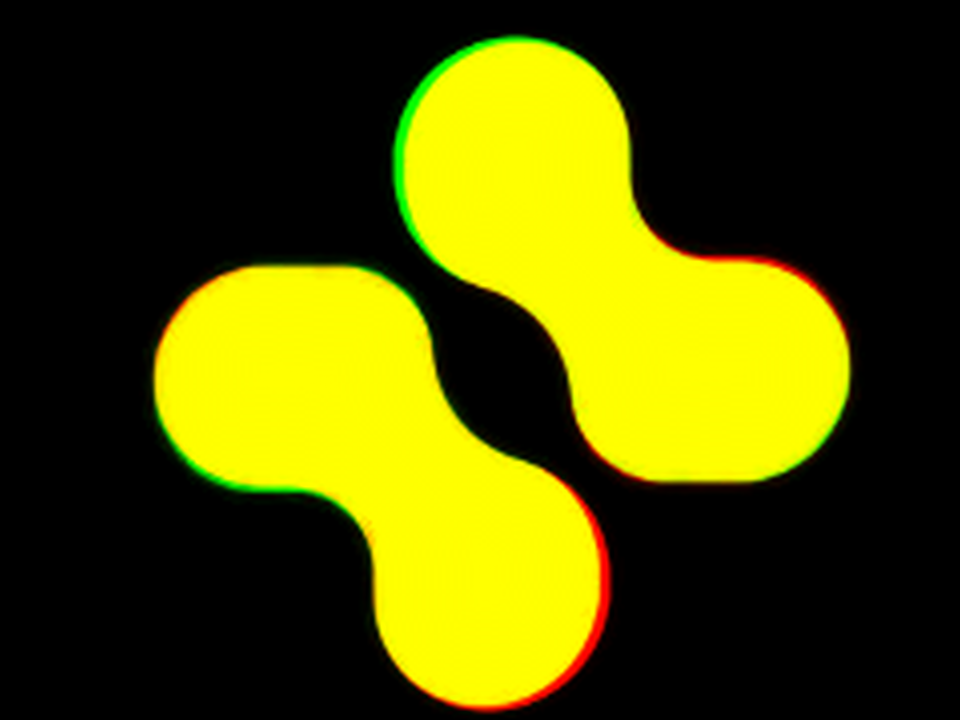

This chart was generated by the following Python code:
import numpy as np
from PIL import Image
from scipy import ndimage as ndi
from alpha import alpha
c,a,keep=alpha((20,30,260,210),(248,250,244))
S=4
A=np.clip(ndi.zoom(a,S,order=3),0,1)
cx,cy=(145.37-20)*S,(123.39-30)*S
yy,xx=np.mgrid[0:A.shape[0],0:A.shape[1]]
R=ndi.map_coordinates(A,[2*cy-yy,2*cx-xx],order=1,cval=0)
out=np.zeros(A.shape+(3,),np.uint8)
out[...,0]=(A*255); out[...,1]=(R*255); out[...,2]=0
Image.fromarray(out).save('symviz.png')
